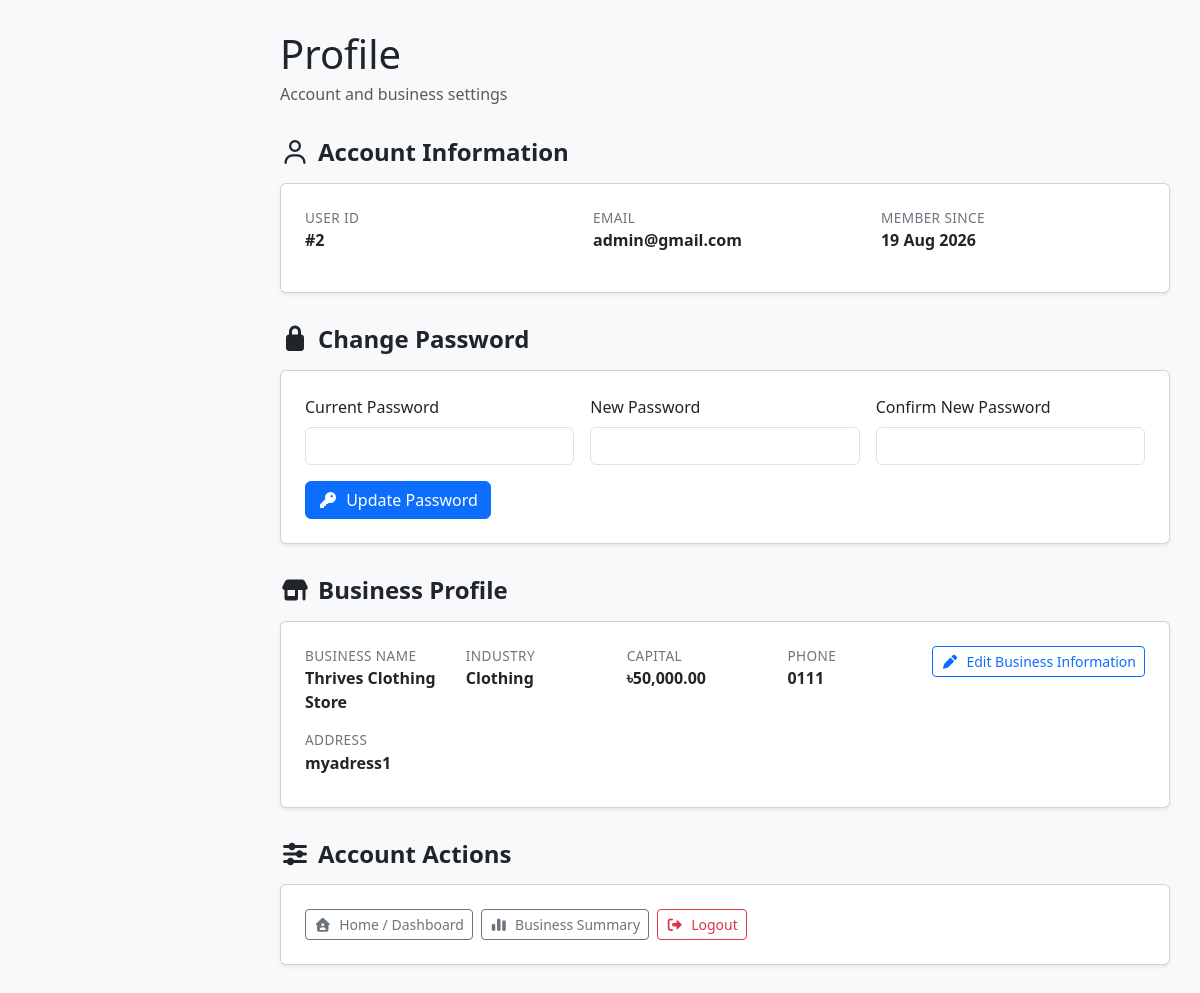
The app's page /profile.php (signed in) with its own data.
### tables this page shows
CREATE TABLE `users` (
  `id` int(11) NOT NULL,
  `email` varchar(40) DEFAULT NULL,
  `password` varchar(255) DEFAULT NULL,
  `created_at` timestamp NOT NULL DEFAULT current_timestamp()
);

CREATE TABLE `business` (
  `id` int(11) NOT NULL,
  `user_id` int(11) DEFAULT NULL,
  `business_name` varchar(100) DEFAULT NULL,
  `industry` varchar(100) DEFAULT NULL,
  `capital` decimal(12,2) DEFAULT NULL,
  `phone` varchar(30) DEFAULT NULL,
  `address` text DEFAULT NULL
);

### profile.php (the view, shortened to what this page needs)
<?php
$connect = mysqli_connect(
    'localhost',
    'root',
    '',
    'thrive'
);
$user_id = $_SESSION['user_id'];
$user_stmt = mysqli_prepare($connect, "SELECT id, email, password, created_at FROM users WHERE id = ?");
mysqli_stmt_bind_param($user_stmt, "i", $user_id);
mysqli_stmt_execute($user_stmt);
$user = mysqli_fetch_assoc(mysqli_stmt_get_result($user_stmt));
$business_stmt = mysqli_prepare($connect, "SELECT * FROM business WHERE user_id = ?");
mysqli_stmt_bind_param($business_stmt, "i", $user_id);
mysqli_stmt_execute($business_stmt);
$business = mysqli_fetch_assoc(mysqli_stmt_get_result($business_stmt));
?>
<!doctype html>
<html lang="en">
<head>
    <link rel="stylesheet" href="css/home.css">
    <link rel="stylesheet" href="https://cdnjs.cloudflare.com/ajax/libs/font-awesome/7.0.1/css/all.min.css" />
    <link rel="stylesheet"
        href="https://cdn.jsdelivr.net/npm/bootstrap@5.3.8/dist/css/bootstrap.min.css">
</head>
<body class="bg-light">
    <div class="main-content">
        <h1 class="mb-1">Profile</h1>
        <p class="text-muted">Account and business settings</p>
        <h4 class="section-title"><i class="fa-regular fa-user me-2"></i>Account Information</h4>
        <div class="card shadow-sm p-4">
            <div class="row">
                <div class="col-sm-4 mb-3">
                    <div class="info-label">User ID</div>
                    <div class="info-value">#<?php echo (int) $user['id']; ?></div>
                </div>
                <div class="col-sm-4 mb-3">
                    <div class="info-label">Email</div>
                    <div class="info-value"><?php echo htmlspecialchars($user['email']); ?></div>
                </div>
                <div class="col-sm-4 mb-3">
                    <div class="info-label">Member Since</div>
                    <div class="info-value"><?php echo date("d M Y", strtotime($user['created_at'])); ?></div>
                </div>
            </div>
        </div>
        <h4 class="section-title"><i class="fa-solid fa-lock me-2"></i>Change Password</h4>
        <div class="card shadow-sm p-4">
            <form method="POST" class="row g-3">
                <div class="col-md-4">
                    <label class="form-label">Current Password</label>
                    <input type="password" class="form-control" name="current_password" required>
                </div>
                <div class="col-md-4">
                    <label class="form-label">New Password</label>
                    <input type="password" class="form-control" name="new_password" minlength="6" required>
                </div>
                <div class="col-md-4">
                    <label class="form-label">Confirm New Password</label>
                    <input type="password" class="form-control" name="confirm_password" minlength="6" required>
                </div>
                <div class="col-12">
                    <button type="submit" name="change_password" class="btn btn-primary">
                        <i class="fa-solid fa-key me-1"></i> Update Password
                    </button>
                </div>
            </form>
        </div>
        <h4 class="section-title"><i class="fa-solid fa-shop me-2"></i>Business Profile</h4>
        <div class="card shadow-sm p-4">
            <?php if ($business) { ?>
                <div class="d-flex justify-content-between align-items-start flex-wrap gap-2">
                    <div class="row flex-grow-1">
                        <div class="col-sm-6 col-lg-3 mb-3">
                            <div class="info-label">Business Name</div>
                            <div class="info-value"><?php echo htmlspecialchars($business['business_name']); ?></div>
                        </div>
                        <div class="col-sm-6 col-lg-3 mb-3">
                            <div class="info-label">Industry</div>
                            <div class="info-value"><?php echo htmlspecialchars($business['industry']); ?></div>
                        </div>
                        <div class="col-sm-6 col-lg-3 mb-3">
                            <div class="info-label">Capital</div>
                            <div class="info-value">৳<?php echo number_format($business['capital'], 2); ?></div>
                        </div>
                        <div class="col-sm-6 col-lg-3 mb-3">
                            <div class="info-label">Phone</div>
                            <div class="info-value"><?php echo htmlspecialchars($business['phone']); ?></div>
                        </div>
                        <div class="col-12 mb-2">
                            <div class="info-label">Address</div>
                            <div class="info-value"><?php echo htmlspecialchars($business['address']); ?></div>
                        </div>
                    </div>
                    <a href="business_edit.php" class="btn btn-outline-primary btn-sm">
                        <i class="fa-solid fa-pen me-1"></i> Edit Business Information
                    </a>
                </div>
            <?php } ?>
        </div>
        <h4 class="section-title"><i class="fa-solid fa-sliders me-2"></i>Account Actions</h4>
        <div class="card shadow-sm p-4 mb-4">
            <div class="d-flex flex-wrap gap-2">
                <a href="home.php" class="btn btn-outline-secondary btn-sm">
                    <i class="fa-solid fa-house-user me-1"></i> Home / Dashboard
                </a>
                <a href="summary.php" class="btn btn-outline-secondary btn-sm">
                    <i class="fa-solid fa-chart-simple me-1"></i> Business Summary
                </a>
                <a href="logout.php" class="btn btn-outline-danger btn-sm">
                    <i class="fa-solid fa-right-from-bracket me-1"></i> Logout
                </a>
            </div>
        </div>
    </div>
</body>
</html>

### css/home.css (style rules this page uses)
body { margin:0; background:#f5f7fa; }
.main-content { margin-left:250px; padding:30px; }
.card { border:none; border-radius:15px; }

### profile.php (style rules this page uses)
.section-title { font-weight: 700; margin: 2rem 0 1rem; }
.info-label { color: #6c757d; font-size: 0.85rem; text-transform: uppercase; letter-spacing: .03em; }
.info-value { font-weight: 600; }

### records on screen
users: id "2", email "admin@gmail.com", created_at "19 Aug 2026"
business: business_name "Thrives Clothing Store", industry "Clothing", capital "50,000.00", phone "0111", address "myadress1"
